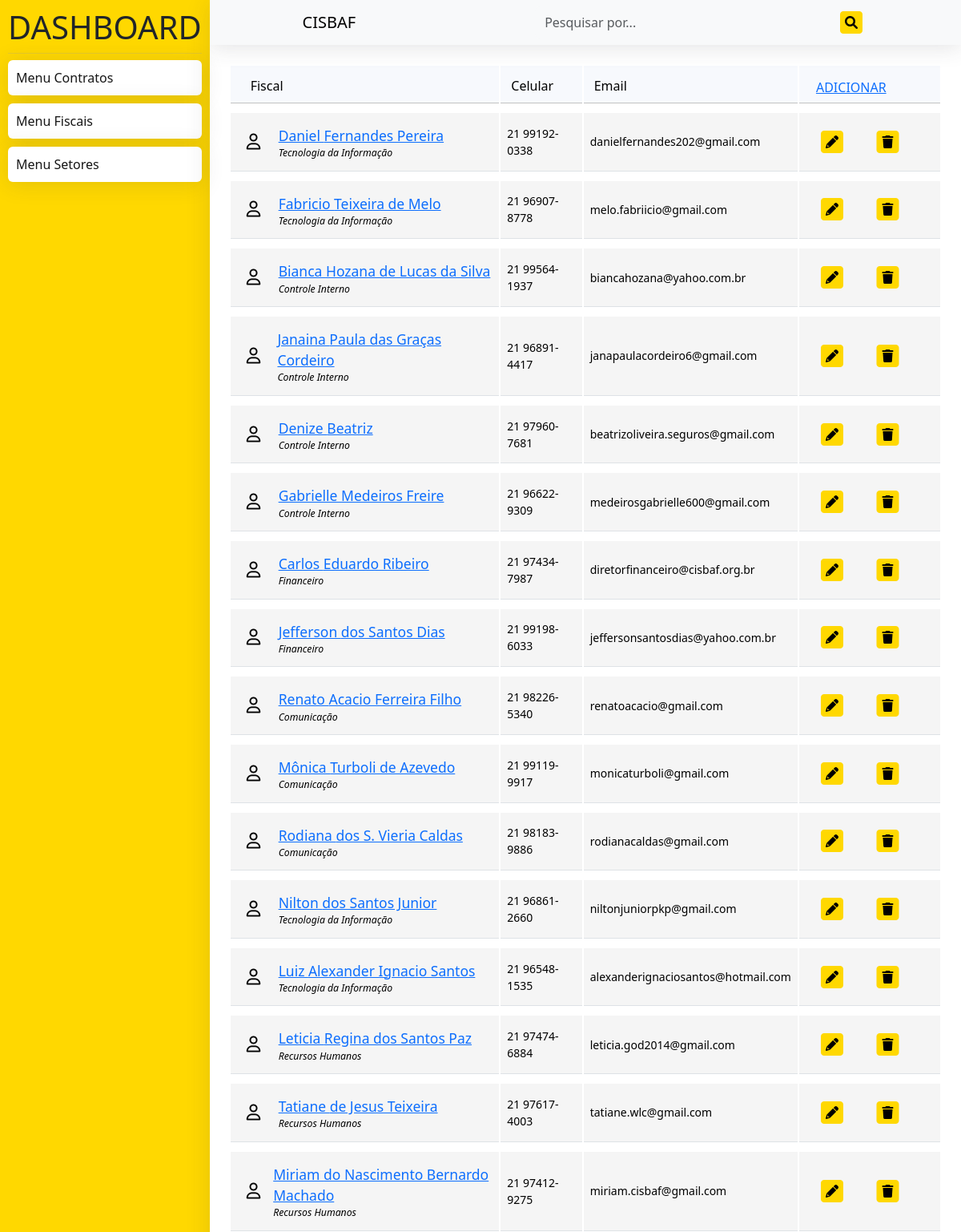
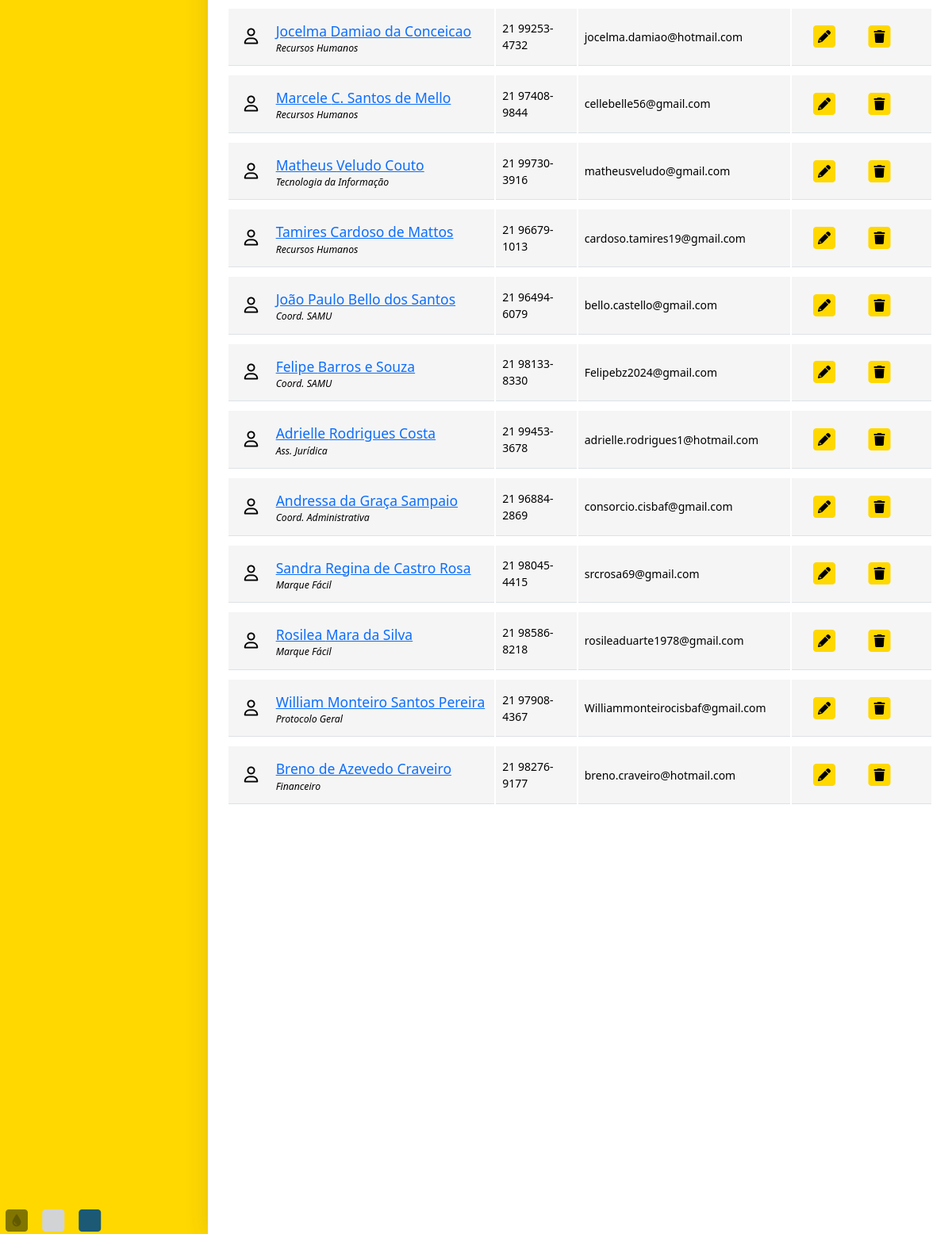
/dash/fiscais, run on the app's committed database (2 pictures, top to bottom).
### accounts/models.py (models this page shows, shortened)
class CustomUser(AbstractUser):
    cell_phone = models.CharField('celular', max_length=100, blank=True, null=True)
    sector = models.ForeignKey(Sector, on_delete=models.DO_NOTHING, blank=True, null=True)
    theme = models.TextField(null=True, blank=True)
    infos_json = None
    @classmethod
    def get_users(cls, **kwargs):
        data_users = CustomUser.objects.filter(**kwargs)
        for user in data_users:
            user.att_json()
        return data_users
    def att_json(self):
        self.infos_json = {
        'id': self.pk,
        'name': f'{self.first_name} {self.last_name}',
        'email': self.email,
        'cell_phone': self.cell_phone,
        'sector': {'id': self.sector.pk, 'name': self.sector.name},
        }

class Sector(models.Model):
    name = models.CharField('Setor', unique=True, max_length=200)
    users = None

### contracts/views/view_dash.py (the view)
# urls.py: path('dash/fiscais', view_dash.dash_fiscais, name="contract_dash_fiscais"),
def dash_fiscais(request, pk: int=None):
    context = {
        'data_users': CustomUser.get_users(),
        'search_page': True,
        'term': pk if pk else None
        }
    return render(request, 'contract_dash_fiscais.html', context=context)

### contracts/templates/contract_dash_fiscais.html (shortened to what this page needs)
{% extends 'static/contracts/base_dash.html' %}
{% load static %}
{% block body %}
<div class="container">
    <br>
    <div class="container">
        <div class="row">
            <div class="col-lg-12">
                <div class="main-box clearfix">
                    <div class="table-responsive" style="overflow: auto;max-height: 80vh;">
                        <table class="table user-list">
                            <thead>
                                <tr>
                                    <th><span>Fiscal</span></th>
                                    <th><span>Celular</span></th>
                                    <th><span>Email</span></th>
                                    <th>
                                        <button class="btn btn-link" type="button" onclick="CreateUserCanvas();">
                                            ADICIONAR
                                        </button>
                                    </th>
                                </tr>
                            </thead>
                            <tbody>
                                {% for fiscal in data_users %}
                                <tr id="fiscal-{{ fiscal.pk }}" name="search">
                                    <td name="search" data-pk={{ fiscal.pk }}>
                                       <div class="d-flex"  style="gap: 10px;">
                                        <i style="width: 30px;align-self: center;font-size:20px;" class="fa-regular fa-user "></i>
                                        <div class="d-flex flex-column" >
                                            <a href="#" class="user-link" style="margin-left: 0px;">{{ fiscal.first_name }} {{ fiscal.last_name }} </a>
                                            <span class="user-subhead">{{ fiscal.sector.name }}</span>
                                          </div>
                                       </div>
                                    </td>
                                    <td name="search" data-pk={{ fiscal.pk }}>
                                        {{ fiscal.cell_phone }}
                                    </td>
                                    <td name="search" data-pk={{ fiscal.pk }}>
                                        {{ fiscal.email }}
                                    </td>
                                    <td style="width: 20%;">
                                        <button type="button" class="btn" onclick="EditUserCanvas(`{{fiscal.infos_json|safe}}`);">
                                            <span class="fa-stack">
                                                <i class="fa fa-square fa-stack-2x icon-bg"></i>
                                                <i class="fa fa-pencil fa-stack-1x fa-inverse icon-c"></i>
                                            </span>
                                        </button>
                                        <button type="button" class="btn" onclick="DeleteFiscal('{{ fiscal.first_name }} {{ fiscal.last_name }}', {{ fiscal.pk }})" class="table-link danger">
                                            <span class="fa-stack">
                                                <i class="fa fa-square fa-stack-2x icon-bg"></i>
                                                <i class="fa fa-trash fa-stack-1x fa-inverse icon-c"></i>
                                            </span>
                                        </button>
                                    </td>
                                </tr>
                                {% endfor %}
                            </tbody>
                        </table>
                    </div>
                </div>
            </div>
        </div>
    </div>
</div>
{% endblock body %}

### templates/static/contracts/css/global.css (style rules this page uses)
* { margin: 0; padding: 0; box-sizing: border-box; }
html, body { height: 100%; width: 100%; }
.icon-bg { color: var(--icon-bc); }
.icon-c { color: var(--icon-c); }
.user-list tbody td .user-link { display: block; font-size: 1.25em; padding-top: 3px; margin-left: 60px; }
.user-list tbody td .user-subhead { font-size: 0.875em; font-style: italic; }
.table { border-collapse: separate; }
.table thead > tr > th { border-bottom: 1px solid #C2C2C2; align-content: center; padding-bottom: 0; }
.table tbody > tr > td { font-size: 0.875em; background: #f5f5f5; border-top: 10px solid #fff; vertical-align: middle; padding: 12px 8px; }
.table tbody > tr > td:first-child, .table thead > tr > th:first-child { padding-left: 20px; }
.table thead > tr > th span { display: inline-block; padding: 0 5px; padding-bottom: 5px; font-weight: normal; }
.table th { background-color: #f7f9fd; }

### data on the page
CustomUser: first_name "Daniel", last_name "Fernandes Pereira", sector.name "Tecnologia da Informação", cell_phone "21 99192-0338", email "danielfernandes202@gmail.com"
CustomUser: first_name "Fabricio", last_name "Teixeira de Melo", sector.name "Tecnologia da Informação", cell_phone "21 96907-8778", email "melo.fabriicio@gmail.com"
CustomUser: first_name "Bianca", last_name "Hozana de Lucas da Silva", sector.name "Controle Interno", cell_phone "21 99564-1937", email "biancahozana@yahoo.com.br"
CustomUser: first_name "Janaina", last_name "Paula das Graças Cordeiro", sector.name "Controle Interno", cell_phone "21 96891-4417", email "janapaulacordeiro6@gmail.com"
CustomUser: first_name "Denize", last_name "Beatriz", sector.name "Controle Interno", cell_phone "21 97960-7681", email "beatrizoliveira.seguros@gmail.com"
CustomUser: first_name "Gabrielle", last_name "Medeiros Freire", sector.name "Controle Interno", cell_phone "21 96622-9309", email "medeirosgabrielle600@gmail.com"
CustomUser: first_name "Carlos", last_name "Eduardo Ribeiro", sector.name "Financeiro", cell_phone "21 97434-7987", email "diretorfinanceiro@cisbaf.org.br"
CustomUser: first_name "Jefferson", last_name "dos Santos Dias", sector.name "Financeiro", cell_phone "21 99198-6033", email "jeffersonsantosdias@yahoo.com.br"
CustomUser: first_name "Renato", last_name "Acacio Ferreira Filho", sector.name "Comunicação", cell_phone "21 98226-5340", email "renatoacacio@gmail.com"
CustomUser: first_name "Mônica", last_name "Turboli de Azevedo", sector.name "Comunicação", cell_phone "21 99119-9917", email "monicaturboli@gmail.com"
CustomUser: first_name "Rodiana", last_name "dos S. Vieria Caldas", sector.name "Comunicação", cell_phone "21 98183-9886", email "rodianacaldas@gmail.com"
CustomUser: first_name "Nilton", last_name "dos Santos Junior", sector.name "Tecnologia da Informação", cell_phone "21 96861-2660", email "niltonjuniorpkp@gmail.com"
CustomUser: first_name "Luiz", last_name "Alexander Ignacio Santos", sector.name "Tecnologia da Informação", cell_phone "21 96548-1535", email "alexanderignaciosantos@hotmail.com"
CustomUser: first_name "Leticia", last_name "Regina dos Santos Paz", sector.name "Recursos Humanos", cell_phone "21 97474-6884", email "leticia.god2014@gmail.com"
CustomUser: first_name "Tatiane", last_name "de Jesus Teixeira", sector.name "Recursos Humanos", cell_phone "21 97617-4003", email "tatiane.wlc@gmail.com"
CustomUser: first_name "Miriam", last_name "do Nascimento Bernardo Machado", sector.name "Recursos Humanos", cell_phone "21 97412-9275", email "miriam.cisbaf@gmail.com"
CustomUser: first_name "Jocelma", last_name "Damiao da Conceicao", sector.name "Recursos Humanos", cell_phone "21 99253-4732", email "jocelma.damiao@hotmail.com"
CustomUser: first_name "Marcele", last_name "C. Santos de Mello", sector.name "Recursos Humanos", cell_phone "21 97408-9844", email "cellebelle56@gmail.com"
CustomUser: first_name "Matheus", last_name "Veludo Couto", sector.name "Tecnologia da Informação", cell_phone "21 99730-3916", email "matheusveludo@gmail.com"
CustomUser: first_name "Tamires", last_name "Cardoso de Mattos", sector.name "Recursos Humanos", cell_phone "21 96679-1013", email "cardoso.tamires19@gmail.com"
CustomUser: first_name "João", last_name "Paulo Bello dos Santos", sector.name "Coord. SAMU", cell_phone "21 96494-6079", email "bello.castello@gmail.com"
CustomUser: first_name "Felipe", last_name "Barros e Souza", sector.name "Coord. SAMU", cell_phone "21 98133-8330", email "Felipebz2024@gmail.com"
CustomUser: first_name "Adrielle", last_name "Rodrigues Costa", sector.name "Ass. Jurídica", cell_phone "21 99453-3678", email "adrielle.rodrigues1@hotmail.com"
CustomUser: first_name "Andressa", last_name "da Graça Sampaio", sector.name "Coord. Administrativa", cell_phone "21 96884-2869", email "consorcio.cisbaf@gmail.com"
CustomUser: first_name "Sandra", last_name "Regina de Castro Rosa", sector.name "Marque Fácil", cell_phone "21 98045-4415", email "srcrosa69@gmail.com"
CustomUser: first_name "Rosilea", last_name "Mara da Silva", sector.name "Marque Fácil", cell_phone "21 98586-8218", email "rosileaduarte1978@gmail.com"
CustomUser: first_name "William", last_name "Monteiro Santos Pereira", sector.name "Protocolo Geral", cell_phone "21 97908-4367", email "Williammonteirocisbaf@gmail.com"
CustomUser: first_name "Breno", last_name "de Azevedo Craveiro", sector.name "Financeiro", cell_phone "21 98276-9177", email "breno.craveiro@hotmail.com"
